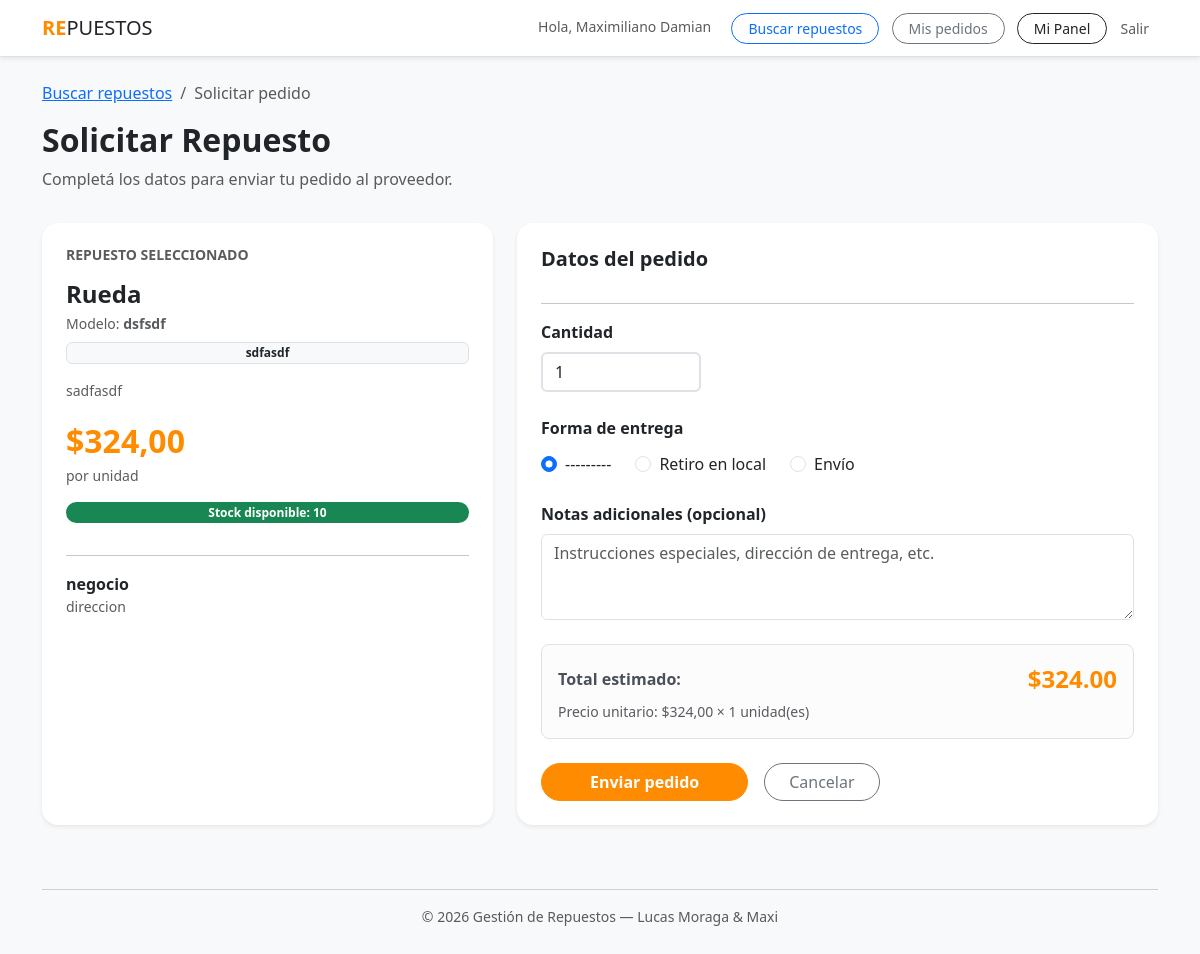
/pedidos/crear/1/ (signed in), run on the app's committed database.
### plataforma/models.py (models this page shows, shortened)
class Producto(models.Model):
    proveedor = models.ForeignKey(Proveedor, on_delete=models.CASCADE, related_name="productos")
    nombre = models.CharField(max_length=200)
    descripcion = models.TextField(blank=True)
    modelo = models.CharField(max_length=100, blank=True)
    categoria = models.CharField(max_length=100, choices=RUBROS_CHOICES)
    precio = models.DecimalField(max_digits=10, decimal_places=2)
    stock = models.PositiveIntegerField(default=0)
    disponible = models.BooleanField(default=True)
    class Meta:
        verbose_name = "Producto"
        verbose_name_plural = "Productos"

class Proveedor(models.Model):
    usuario = models.OneToOneField(User, on_delete=models.CASCADE)
    cuit = models.CharField(max_length=13, unique=True, null=True, blank=True)
    nombre_negocio = models.CharField(max_length=150)
    direccion = models.CharField(max_length=255)
    rubro = models.CharField(max_length=100, choices=RUBROS_CHOICES)
    horarios = models.CharField(max_length=200, blank=True)
    logo = models.ImageField(upload_to='proveedores/logos/', blank=True, null=True)
    imagen = models.ImageField(upload_to='proveedores/imagenes/', blank=True, null=True)
    latitud = models.FloatField(null=True, blank=True)
    longitud = models.FloatField(null=True, blank=True)
    estado = models.CharField(max_length=15, choices=ESTADO_USUARIO_CHOICES, default='pendiente')
    nota_admin = models.TextField(blank=True)
    is_approved = models.BooleanField(default=False)
    class Meta:
        verbose_name = "Proveedor"
        verbose_name_plural = "Proveedores"

### plataforma/views.py (the view)
# urls.py: path('pedidos/crear/<int:producto_pk>/', views.crear_pedido, name='crear_pedido'),
@login_required(login_url='login')
def crear_pedido(request, producto_pk):
    tecnico = _get_tecnico_o_403(request)
    if tecnico is None:
        return redirect('buscar_repuestos')
    producto = get_object_or_404(Producto, pk=producto_pk, disponible=True)
    if request.method == 'POST':
        form = PedidoForm(request.POST, stock=producto.stock)
        if form.is_valid():
            try:
                pedido = form.save(commit=False)
                pedido.tecnico = tecnico
                pedido.proveedor = producto.proveedor
                pedido.producto = producto
                pedido.monto_total = producto.precio * form.cleaned_data['cantidad']
                pedido.estado = 'pendiente'
                pedido.save()
                _notificar_proveedor_nuevo_pedido(pedido)
                messages.success(
                    request,
                    f'Pedido #{pedido.id} enviado correctamente. '
                    f'{producto.proveedor.nombre_negocio} recibirá tu solicitud.'
                )
                return redirect('mis_pedidos')
            except Exception:
                messages.error(request, 'Ocurrió un error al procesar el pedido. Intentá de nuevo.')
    else:
        form = PedidoForm(stock=producto.stock)
    return render(request, 'plataforma/crear_pedido.html', {'form': form, 'producto': producto})

### plataforma/forms.py (shortened to what this page needs)
class PedidoForm(forms.ModelForm):
    class Meta:
        model = Pedido
        fields = ('cantidad', 'forma_entrega', 'notas')
        labels = {
            'cantidad': 'Cantidad',
            'forma_entrega': 'Forma de entrega',
            'notas': 'Notas adicionales (opcional)',
        }
        widgets = {
            'notas': forms.Textarea(attrs={
                'rows': 3,
                'placeholder': 'Instrucciones especiales, dirección de entrega, etc.',
            }),
        }
    def __init__(self, *args, stock=None, **kwargs):
        super().__init__(*args, **kwargs)
        self._stock = stock
        self.fields['cantidad'].widget.attrs.update({'min': 1, 'class': 'form-control rounded-pill border-2'})
        if stock is not None:
            self.fields['cantidad'].widget.attrs['max'] = stock

### plataforma/context_processors.py (called while the page is built)
def pedidos_pendientes(request):
    count = 0
    if request.user.is_authenticated and hasattr(request.user, 'proveedor'):
        count = request.user.proveedor.pedidos_recibidos.filter(estado='pendiente').count()
    return {'pedidos_pendientes_count': count}

### plataforma/views.py (called while the page is built)
def _get_tecnico_o_403(request):
    if not hasattr(request.user, 'tecnico'):
        messages.error(request, 'Esta sección es solo para técnicos.')
        return None
    return request.user.tecnico

### plataforma/templates/plataforma/crear_pedido.html (shortened to what this page needs)
{% extends "plataforma/base.html" %}
{% block content %}
<div class="row mb-3">
    <div class="col">
        <nav aria-label="breadcrumb">
            <ol class="breadcrumb small">
                <li class="breadcrumb-item"><a href="{% url 'buscar_repuestos' %}">Buscar repuestos</a></li>
                <li class="breadcrumb-item active">Solicitar pedido</li>
            </ol>
        </nav>
        <h2 class="fw-bold">Solicitar Repuesto</h2>
        <p class="text-muted">Completá los datos para enviar tu pedido al proveedor.</p>
    </div>
</div>
<div class="row g-4">
    <div class="col-md-5">
        <div class="card border-0 shadow-sm rounded-4 p-4 h-100">
            <h6 class="text-muted fw-bold text-uppercase small mb-3">Repuesto seleccionado</h6>
            <h4 class="fw-bold mb-1">{{ producto.nombre }}</h4>
            {% if producto.modelo %}
                <p class="text-muted small mb-2">Modelo: <strong>{{ producto.modelo }}</strong></p>
            {% endif %}
            <span class="badge bg-light text-dark border mb-3">{{ producto.categoria }}</span>
            {% if producto.descripcion %}
                <p class="text-muted small mb-3">{{ producto.descripcion }}</p>
            {% endif %}
            <p class="fs-2 fw-bold text-primary mb-0">${{ producto.precio }}</p>
            <p class="text-muted small mb-3">por unidad</p>
            {% if producto.stock > 5 %}
                <span class="badge bg-success rounded-pill mb-3">Stock disponible: {{ producto.stock }}</span>
            {% elif producto.stock > 0 %}
                <span class="badge bg-warning text-dark rounded-pill mb-3">Últimas {{ producto.stock }} unidades</span>
            {% endif %}
            <hr>
            <p class="fw-bold mb-0">{{ producto.proveedor.nombre_negocio }}</p>
            <p class="text-muted small mb-1">{{ producto.proveedor.direccion }}</p>
        </div>
    </div>
    <div class="col-md-7">
        <div class="card border-0 shadow-sm rounded-4 p-4">
            <h5 class="fw-bold mb-3">Datos del pedido</h5>
            <hr>
            <form method="post" novalidate>
                <div class="mb-4">
                    <label for="{{ form.cantidad.id_for_label }}" class="form-label fw-bold">
                        {{ form.cantidad.label }}
                    </label>
                    <input type="number"
                           name="{{ form.cantidad.html_name }}"
                           id="{{ form.cantidad.id_for_label }}"
                           class="form-control border-2 {% if form.cantidad.errors %}is-invalid{% endif %}"
                           min="1" max="{{ producto.stock }}"
                           value="{{ form.cantidad.value|default:1 }}"
                           style="max-width: 160px;">
                </div>
                <div class="mb-4">
                    <label class="form-label fw-bold">{{ form.forma_entrega.label }}</label>
                    <div class="d-flex gap-4 mt-1">
                        {% for value, text in form.fields.forma_entrega.choices %}
                        <div class="form-check">
                            <input class="form-check-input" type="radio"
                                   name="forma_entrega"
                                   id="entrega_{{ value }}"
                                   value="{{ value }}"
                                   {% if form.forma_entrega.value == value %}checked
                                   {% elif forloop.first and not form.forma_entrega.value %}checked{% endif %}>
                            <label class="form-check-label" for="entrega_{{ value }}">{{ text }}</label>
                        </div>
                        {% endfor %}
                    </div>
                </div>
                <div class="mb-4">
                    <label for="{{ form.notas.id_for_label }}" class="form-label fw-bold">
                        {{ form.notas.label }}
                    </label>
                    <textarea name="{{ form.notas.html_name }}"
                              id="{{ form.notas.id_for_label }}"
                              class="form-control {% if form.notas.errors %}is-invalid{% endif %}"
                              rows="3"
                              placeholder="Instrucciones especiales, dirección de entrega, etc.">{{ form.notas.value|default:'' }}</textarea>
                </div>
                <div class="alert alert-light border rounded-3 mb-4">
                    <div class="d-flex justify-content-between align-items-center">
                        <span class="fw-bold">Total estimado:</span>
                        <span id="montoTotal" class="text-primary fw-bold fs-4"></span>
                    </div>
                    <p class="text-muted small mb-0 mt-1">
                        Precio unitario: ${{ producto.precio }} × <span id="cantDisplay">1</span> unidad(es)
                    </p>
                </div>
                <div class="d-flex gap-3">
                    <button type="submit" class="btn btn-primary rounded-pill px-5 fw-bold">
                        Enviar pedido
                    </button>
                    <a href="{% url 'buscar_repuestos' %}" class="btn btn-outline-secondary rounded-pill px-4">
                        Cancelar
                    </a>
                </div>
            </form>
        </div>
    </div>
</div>
{% endblock %}

### plataforma/templates/plataforma/base.html (shortened to what this page needs)
<!DOCTYPE html>
<html lang="es">
<head>
    <link href="https://cdn.jsdelivr.net/npm/bootstrap@5.3.0/dist/css/bootstrap.min.css" rel="stylesheet">
</head>
<body class="bg-light">
    <nav class="navbar navbar-expand-lg navbar-white bg-white border-bottom shadow-sm mb-4">
        <div class="container">
            <a class="navbar-brand text-dark tracking-tighter" href="{% url 'inicio' %}">
                <b>RE</b>PUESTOS
            </a>
            <div class="ms-auto">
                {% if user.is_authenticated %}
                    <span class="me-3 text-muted small">Hola, {{ user.first_name }}</span>
                    <a href="{% url 'buscar_repuestos' %}" class="btn btn-outline-primary btn-sm rounded-pill px-3 me-2">Buscar repuestos</a>
                    {% if user.tecnico %}
                        <a href="{% url 'mis_pedidos' %}" class="btn btn-outline-secondary btn-sm rounded-pill px-3 me-2">Mis pedidos</a>
                    {% endif %}
                    <a href="{% url 'dashboard' %}" class="btn btn-outline-dark btn-sm rounded-pill px-3">Mi Panel</a>
                    <a href="{% url 'logout' %}" class="btn btn-link text-muted btn-sm text-decoration-none">Salir</a>
                {% else %}
                    <a href="{% url 'login' %}" class="btn btn-outline-primary btn-sm rounded-pill px-4 me-2">Ingresar</a>
                    <a href="{% url 'registro_tipo' %}" class="btn btn-primary btn-sm rounded-pill px-4">Registrarse</a>
                {% endif %}
            </div>
        </div>
    </nav>
    <div class="{% block container_class %}container{% endblock %}">
        {% block content %}{% endblock %}
    </div>
    <footer class="container text-center py-5 text-muted small">
        <hr>
        &copy; 2026 Gestión de Repuestos — Lucas Moraga & Maxi
    </footer>
</body>
</html>

### plataforma/templates/plataforma/base.html (style rules this page uses)
:root { --bs-primary: #FF8C00; --bs-primary-rgb: 255, 140, 0; --green-pastel: #F0FFF4; }
.btn-primary { background-color: var(--bs-primary); border-color: var(--bs-primary); font-weight: bold; }
.navbar-brand b { color: var(--bs-primary); }

### data on the page
Producto: nombre "Rueda", modelo "dsfsdf", categoria "sdfasdf", descripcion "sadfasdf", precio "324,00", stock "10", proveedor.nombre_negocio "negocio", proveedor.direccion "direccion"

### other printed values
{{ user.first_name }} "Maximiliano Damian"
{{ text }} "---------" "Retiro en local" "Envío"
